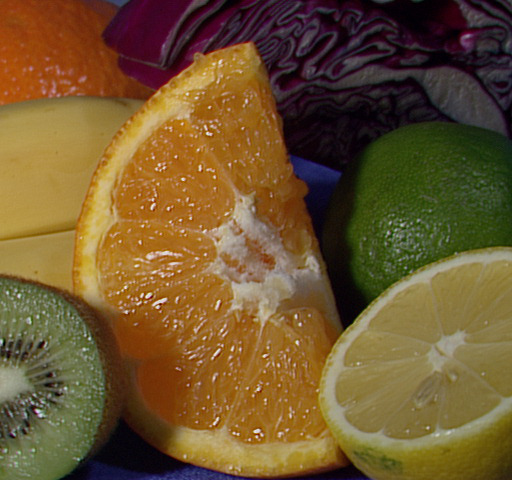
#> input picture images/out5.png, 512 x 480 px
$ python Histogram.py
#> lines starting #> are read from the running program, lines starting #| are printed output that depends on the picture
import cv2
from matplotlib import pyplot as plt
img1 = cv2.imread('images/out5.png', 1)
#> img1 is the input picture: shape (480, 512, 3); mean B, G, R 46.2, 85.6, 110.8
plt.hist(img1.ravel(),256,[0,256])
plt.show()
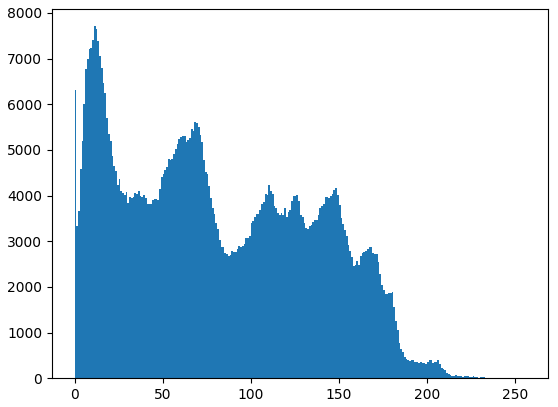
#> figure drawn by matplotlib, 1 panel; tallest bar 7709 high, from x = 11 to 12

$ run again, with images/out2.png copied over images/out5.png
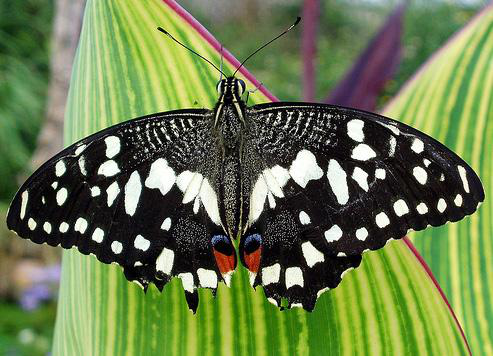
#> input picture images/out2.png, 493 x 356 px
#> img1 is the input picture: shape (356, 493, 3); mean B, G, R 77.2, 123.6, 107
#> `plt.show()`:
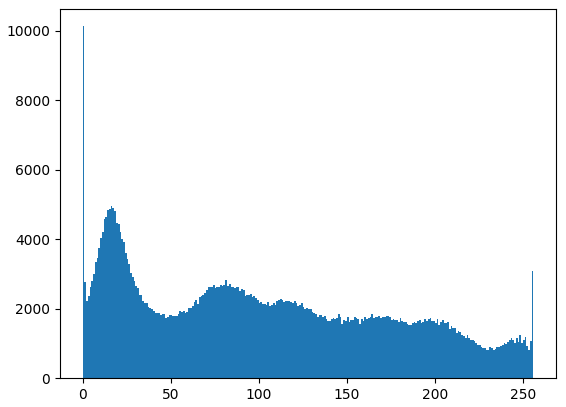
#> figure drawn by matplotlib, 1 panel; tallest bar 10127 high, from x = 0 to 1

$ run again, with images/out3.png copied over images/out5.png
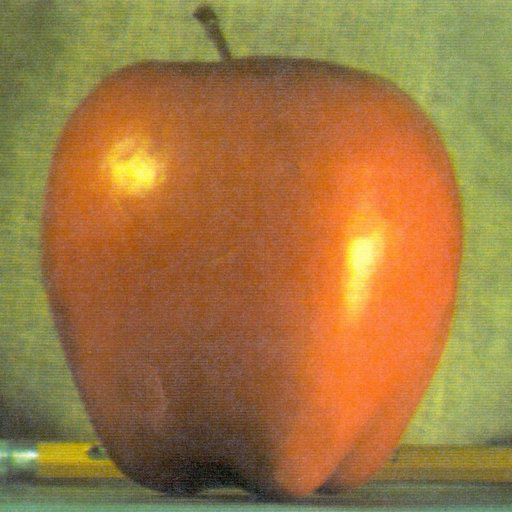
#> input picture images/out3.png, 512 x 512 px
#> img1 is the input picture: shape (512, 512, 3); mean B, G, R 64.8, 119.7, 159.1
#> `plt.show()`:
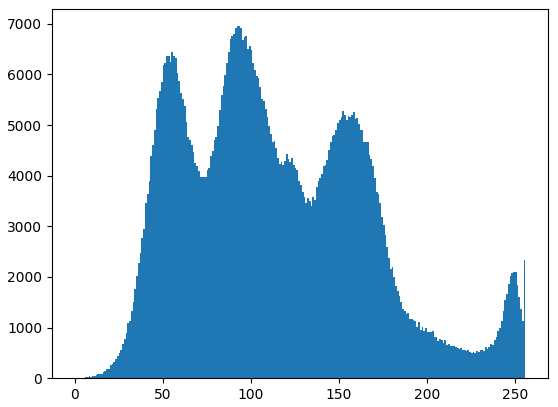
#> figure drawn by matplotlib, 1 panel; tallest bar 6952 high, from x = 92 to 93

$ run again, with images/out4.png copied over images/out5.png
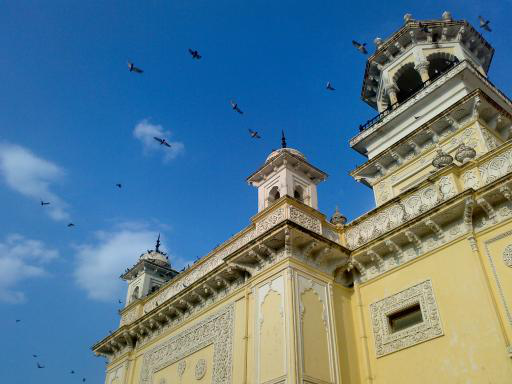
#> input picture images/out4.png, 512 x 384 px
#> img1 is the input picture: shape (384, 512, 3); mean B, G, R 141.2, 123.9, 91.6
#> `plt.show()`:
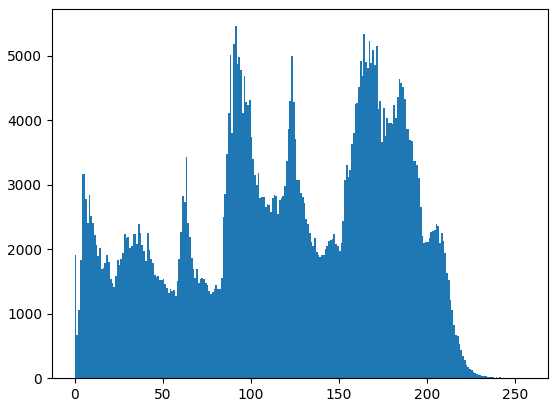
#> figure drawn by matplotlib, 1 panel; tallest bar 5459 high, from x = 91 to 92
